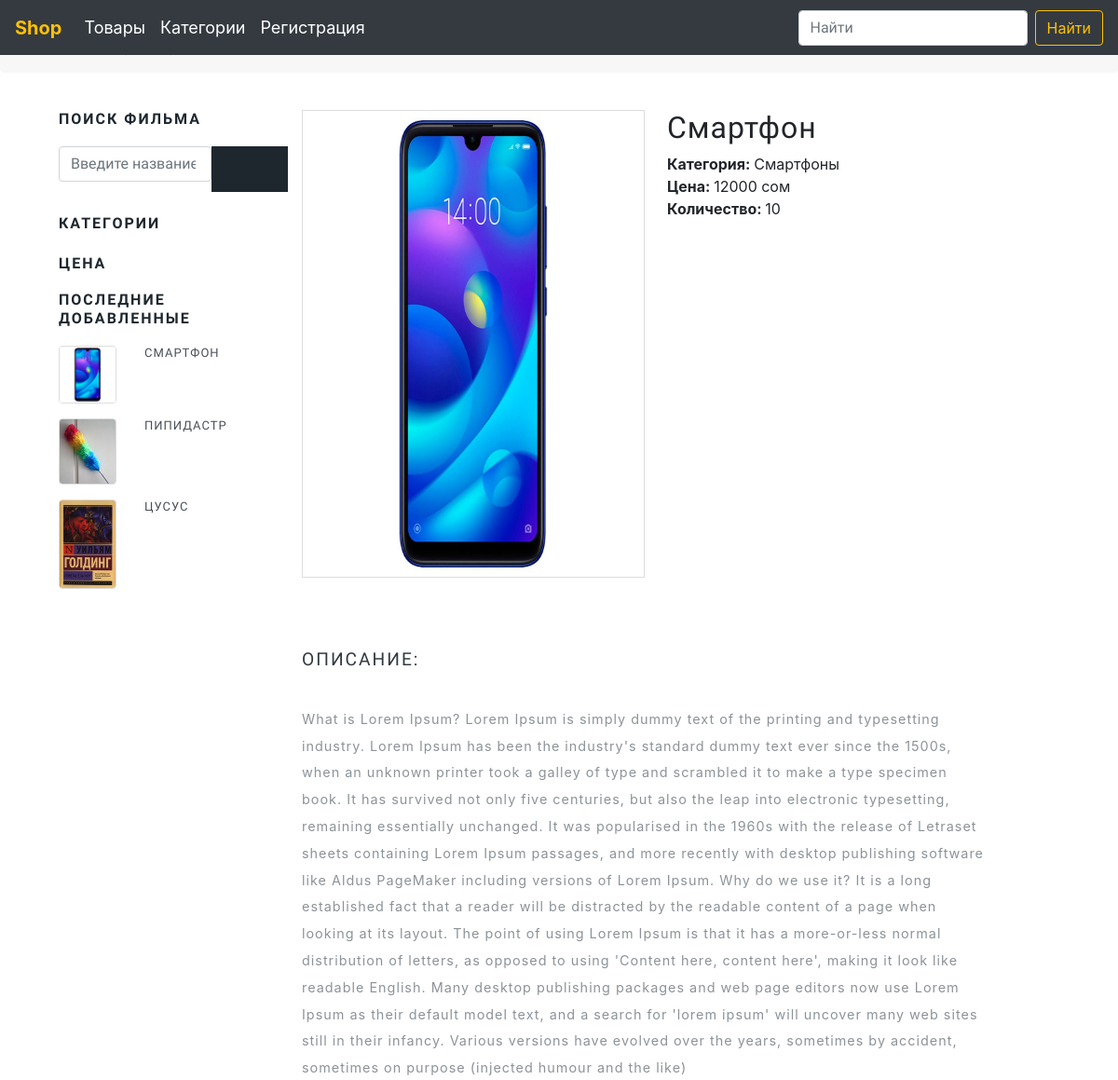
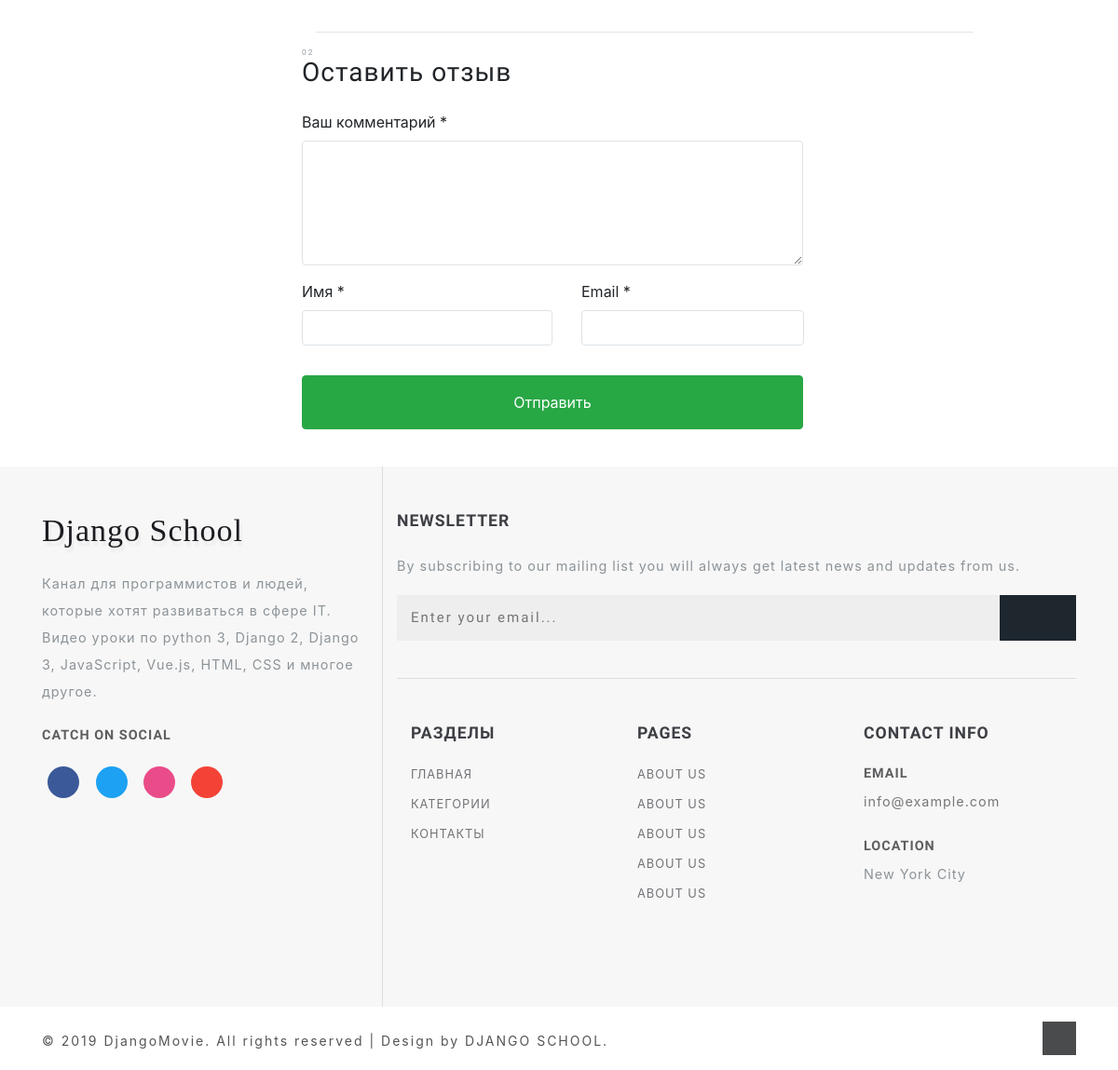
The app's page /product/detail/1/ with its own data (2 pictures, top to bottom).
### shop/models.py (models this page shows, shortened)
class Product(models.Model):
    name = models.CharField('Наименование', max_length=60)
    description = models.TextField('Описание')
    price = models.PositiveSmallIntegerField('Цена', default=0)
    image = models.ImageField('Изображение', upload_to='media/product/')
    url = models.SlugField(max_length=160, unique=True)
    category = models.ForeignKey(Category, on_delete=models.SET_NULL, null=True, verbose_name='Категория')
    quantity = models.PositiveIntegerField('Количество', default=0)
    draft = models.BooleanField('Черновик', default=False)
    date = models.DateTimeField(auto_now_add=True)
    class Meta:
        verbose_name = 'Товар'
        verbose_name_plural = 'Товары'

class Category(models.Model):
    name = models.CharField('Название', max_length=100)
    description = models.TextField('Описание')
    url = models.SlugField(max_length=160, unique=True)
    def __str__(self):
        return self.name
    class Meta:
        verbose_name = 'Категория'
        verbose_name_plural = 'Категории'

### shop/views.py (the view)
# urls.py: path('product/detail/<int:pk>/', ProductDetailView.as_view(), name='product_detail_url'),
class ProductDetailView(GetQuerySetMixin, DropdownMixin, DetailView):
    model = Product
    template_name = 'product_detail.html'

### shop/templates/product_detail.html (shortened to what this page needs)
{% extends 'base.html' %}
{% block content %}
{% load product_tags %}
<ol class="breadcrumb editContent">
  <li class="breadcrumb-item">
      <a href="index.html" class="editContent">Home</a>
  </li>
  <li class="breadcrumb-item active editContent">Single Page</li>
</ol>
<section class="ab-info-main py-md-6 py-4 editContent" style="padding-left: 3rem; padding-right: 3rem;">
    <div class="container-fluid py-md-3">
        <div class="row">
            <div class="side-bar col-lg-3">
                <div class="search-bar w3layouts-newsletter">
                    <h3 class="sear-head editContent" >Поиск фильма</h3>
                    <form action="#" method="post" class="d-flex editContent" >
                        <input type="search" placeholder="Введите название..." name="search" class="form-control" required="">
                        <button class="btn1 btn" ><span class="fa fa-search" aria-hidden="true" ></span></button>
                    </form>
                </div>
                <div class="left-side my-4">
                    <h3 class="sear-head editContent">Категории</h3>
                </div>
                <div class="left-side">
                    <h3 class="sear-head editContent" >Цена</h3>
                </div>
                {% get_last_products count=3 %}
            </div>
            <div class="left-ads-display col-lg-8">
              <div class="row">
                  <div class="desc1-left col-md-6">
                      <img style="height: 500px;" src="{{product.image.url}}" class="img-fluid" alt="">
                  </div>
                  <div class="desc1-right col-md-6 pl-lg-4">
                      <h2 class="editContent" style="outline: none; cursor: inherit;">
                          {{product.name}}</h2>
                      <ul>
                          <li style="list-style: none"><span><b>Категория: </b> {{product.category}}</span></li>
                          <li style="list-style: none"><span><b>Цена: </b>{{product.price}} сом</span>
                          </li>
                          <li style="list-style: none"><span><b>Количество: </b>{{product.quantity}}</span>
                          </li>
                  </div>
              </div>
              <div class="row sub-para-w3layouts mt-5">
                  <h3 class="shop-sing editContent" style="outline: none; cursor: inherit;">
                      Описание: </h3>
                  <p class="editContent" style="outline: none; cursor: inherit;">{{product.description}}</p>
              </div>
              <hr>
              <div class="row">
                  <div class="single-form-left">
                      <div class="contact-single">
                          <h3 class="editContent" style="outline: none; cursor: inherit;">
                              <span class="sub-tittle editContent"
                                    style="outline: none; cursor: inherit;">02</span>Оставить отзыв</h3>
                          <form action="#" method="get" class="mt-4">
                              <div class="form-group editContent"
                                   style="outline: none; cursor: inherit;">
                                  <label for="contactcomment" class="editContent"
                                         style="outline: none; cursor: inherit;">Ваш комментарий
                                      *</label>
                                  <textarea class="form-control border" rows="5"
                                            id="contactcomment" required=""></textarea>
                              </div>
                              <div class="d-sm-flex">
                                  <div class="col-sm-6 form-group p-0 editContent"
                                       style="outline: none; cursor: inherit;">
                                      <label for="contactusername" class="editContent"
                                             style="outline: none; cursor: inherit;">Имя
                                          *</label>
                                      <input type="text" class="form-control border"
                                             id="contactusername" required="">
                                  </div>
                                  <div class="col-sm-6 form-group ml-sm-3 editContent"
                                       style="outline: none; cursor: inherit;">
                                      <label for="contactemail" class="editContent"
                                             style="outline: none; cursor: inherit;">Email
                                          *</label>
                                      <input type="email" class="form-control border"
                                             id="contactemail" required="">
                                  </div>
                              </div>
                              <button type="submit"
                                      class="mt-3 btn btn-success btn-block py-3"
                                      style="outline: none; cursor: inherit;">Отправить
                              </button>
                          </form>
                      </div>
                  </div>
                          </div>
                      </div>
                  </div>
              </div>
</section>
<footer class="editContent">
  <div class="container">
      <div class="row footer-top">
          <div class="col-lg-4 footer-grid_section_w3layouts">
              <h2 class="logo-2 mb-lg-4 mb-3">
                  <a href="index.html" class="editContent">
                          <span class="fa" aria-hidden="true"
                                style="outline: none; cursor: inherit;">
                              Django School
                          </span>
                  </a>
              </h2>
              <p class="editContent" style="outline: none; cursor: inherit;">
                  Канал для программистов и людей, которые хотят развиваться в сфере IT.
                  Видео уроки по python 3, Django 2, Django 3, JavaScript, Vue.js, HTML, CSS
                  и многое другое.
              </p>
              <h4 class="sub-con-fo ad-info my-4 editContent"
                  style="outline: none; cursor: inherit;">Catch on Social</h4>
              <ul class="w3layouts_social_list media-soc list-unstyled">
                  <li>
                      <a href="#" class="w3pvt_facebook editContent"
                         style="outline: none; cursor: inherit;">
                          <span class="fa fa-facebook-f"
                                style="outline: none; cursor: inherit;"></span>
                      </a>
                  </li>
                  <li>
                      <a href="#" class="w3pvt_twitter editContent"
                         style="outline: none; cursor: inherit;">
                          <span class="fa fa-twitter"
                                style="outline: none; cursor: inherit;"></span>
                      </a>
                  </li>
                  <li>
                      <a href="#" class="w3pvt_dribble editContent"
                         style="outline: none; cursor: inherit;">
                          <span class="fa fa-dribbble"
                                style="outline: none; cursor: inherit;"></span>
                      </a>
                  </li>
                  <li>
                      <a href="#" class="w3pvt_google editContent"
                         style="outline: none; cursor: inherit;">
                          <span class="fa fa-google-plus"
                                style="outline: none; cursor: inherit;"></span>
                      </a>
                  </li>
              </ul>
          </div>
          <div class="col-lg-8 footer-right">
              <div class="w3layouts-news-letter">
                  <h3 class="footer-title text-uppercase editContent mb-lg-4 mb-3"
                      style="outline: none; cursor: inherit;">Newsletter</h3>
                  <p class="editContent" style="outline: none; cursor: inherit;">By
                      subscribing to our mailing list you will always get latest news and
                      updates from us.</p>
                  <form action="#" method="post" class="w3layouts-newsletter">
                      <input type="email" name="Email" class="editContent"
                             placeholder="Enter your email..." required=""
                             style="outline: none; cursor: inherit;">
                      <button class="btn1 btn" style="outline: none; cursor: inherit;"><span
                              class="fa fa-paper-plane-o" aria-hidden="true"
                              style="outline: none; cursor: inherit;"></span></button>
                  </form>
              </div>
              <div class="row mt-lg-4 bottom-w3layouts-sec-nav mx-0">
                  <div class="col-md-4 footer-grid_section_w3layouts">
                      <h3 class="footer-title text-uppercase editContent mb-lg-4 mb-3"
                          style="outline: none; cursor: inherit;">Разделы</h3>
                      <ul class="list-unstyled w3layouts-icons">
                          <li>
                              <a href="index.html" class="editContent"
                                 style="outline: none; cursor: inherit;">Главная</a>
                          </li>
                          <li>
                              <a href="about.html" class="editContent"
                                 style="outline: none; cursor: inherit;">Категории</a>
                          </li>
                          <li>
                              <a href="contact.html" class="editContent"
                                 style="outline: none; cursor: inherit;">Контакты</a>
                          </li>
                      </ul>
                  </div>
                  <div class="col-md-4 footer-grid_section_w3layouts">
                      <div class="agileinfo_social_icons">
                          <h3 class="footer-title text-uppercase editContent mb-lg-4 mb-3"
                              style="outline: none; cursor: inherit;">Pages</h3>
                          <ul class="list-unstyled w3layouts-icons">
                              <li>
                                  <a href="#" class="editContent"
                                     style="outline: none; cursor: inherit;">About Us</a>
                              </li>
                              <li>
                                  <a href="#" class="editContent"
                                     style="outline: none; cursor: inherit;">About Us</a>
                              </li>
                              <li>
                                  <a href="#" class="editContent"
                                     style="outline: none; cursor: inherit;">About Us</a>
                              </li>
                              <li>
                                  <a href="#" class="editContent"
                                     style="outline: none; cursor: inherit;">About Us</a>
                              </li>
                              <li>
                                  <a href="#" class="editContent"
                                     style="outline: none; cursor: inherit;">About Us</a>
                              </li>
                          </ul>
                      </div>
                  </div>
                  <div class="col-md-4 footer-grid_section_w3layouts my-md-0 my-5">
                      <h3 class="footer-title text-uppercase text-wh mb-lg-4 mb-3 editContent"
                          style="outline: none; cursor: inherit;">Contact Info</h3>
                      <div class="contact-info">
                          <div class="footer-address-inf my-4">
                              <h4 class="ad-info mb-2 editContent"
                                  style="outline: none; cursor: inherit;">Email </h4>
                              <p class="editContent" style="outline: none; cursor: inherit;">
                                  <a href="mailto:info@example.com">info@example.com</a></p>
                          </div>
                          <div class="footer-address-inf">
                              <h4 class="ad-info mb-2 editContent"
                                  style="outline: none; cursor: inherit;">Location</h4>
                              <p class="editContent" style="outline: none; cursor: inherit;">
                                  New York City</p>
                          </div>
                      </div>
                  </div>
              </div>
          </div>
      </div>
  </div>
</footer>
<div class="cpy-right py-3">
  <div class="container">
      <div class="row">
          <p class="col-md-10 text-left">© 2019 DjangoMovie. All rights reserved | Design by
              <a href="https://djangochannel.com"> DJANGO SCHOOL.</a>
          </p>
          <a href="#home" class="move-top text-right col-md-2"><span
                  class="fa fa-long-arrow-up" aria-hidden="true"
                  style="outline: none; cursor: inherit;"></span></a>
      </div>
  </div>
</div>
</body>
{% endblock%}

### shop/templates/tags/last_products.html
<div class="deal-leftmk left-side">
    <h3 class="sear-head editContent">Последние добавленные</h3>
    {% for product in last_products %}
    <div class="special-sec1 row mt-3 editContent">
        <div class="img-deals col-md-4">
            <img src="{{product.image.url}}" class="img-fluid" alt="">
        </div>
        <div class="img-deal1 col-md-4">
            <a href="{% url 'product_detail_url' product.pk %}" class="editContent" ><h3 class="editContent">{{product.name}}</h3></a>
        </div>
    </div>
    {%endfor%}
</div>

### records on screen
Product: image (picture), name "СМАРТФОН", name "Смартфон", category "Смартфоны", price "12000", quantity "10", description "What is Lorem Ipsum? Lorem Ipsum is simply dummy text of the printing and typesetting industry. Lorem Ipsum has been the industry's standard dummy text ever since the 1500s, when an unknown printer took a galley of type and scrambled it to make a type specimen book. It has survived not only five centuries, but also the leap into electronic typesetting, remaining essentially unchanged. It was popularised in the 1960s with the release of Letraset sheets containing Lorem Ipsum passages, and more recently with desktop publishing software like Aldus PageMaker including versions of Lorem Ipsum. Why do we use it? It is a long established fact that a reader will be distracted by the readable…"
Product: image (picture), name "ПИПИДАСТР"
Product: image (picture), name "ЦУСУС"
